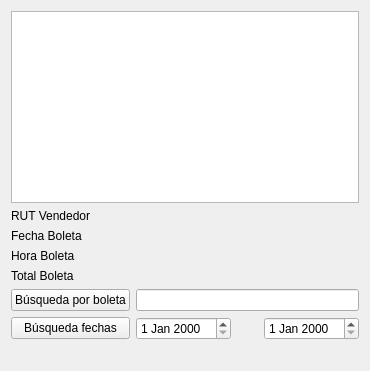
      <widget class="QWidget" name="page_11">
       <layout class="QGridLayout" name="gridLayout_18">
        <item row="4" column="0">
         <widget class="QLabel" name="label_67">
          <property name="text">
           <string>Total Boleta</string>
          </property>
         </widget>
        </item>
        <item row="2" column="0">
         <widget class="QLabel" name="label_65">
          <property name="text">
           <string>Fecha Boleta</string>
          </property>
         </widget>
        </item>
        <item row="7" column="0">
         <widget class="QPushButton" name="buscarNumBoleta">
          <property name="text">
           <string>Búsqueda por boleta</string>
          </property>
         </widget>
        </item>
        <item row="1" column="0">
         <widget class="QLabel" name="label_64">
          <property name="text">
           <string>RUT Vendedor</string>
          </property>
         </widget>
        </item>
        <item row="8" column="0">
         <widget class="QPushButton" name="buscarFechaBoleta">
          <property name="text">
           <string>Búsqueda fechas</string>
          </property>
         </widget>
        </item>
        <item row="9" column="1">
         <widget class="QLabel" name="estatus_8">
          <property name="text">
           <string/>
          </property>
          <property name="alignment">
           <set>Qt::AlignCenter</set>
          </property>
         </widget>
        </item>
        <item row="1" column="1">
         <widget class="QLabel" name="rutEmpleadoBoleta">
          <property name="text">
           <string/>
          </property>
         </widget>
        </item>
        <item row="3" column="0">
         <widget class="QLabel" name="label_66">
          <property name="text">
           <string>Hora Boleta</string>
          </property>
         </widget>
        </item>
        <item row="2" column="1">
         <widget class="QLabel" name="fechaBoleta">
          <property name="text">
           <string/>
          </property>
         </widget>
        </item>
        <item row="3" column="1">
         <widget class="QLabel" name="horaboleta">
          <property name="text">
           <string/>
          </property>
         </widget>
        </item>
        <item row="4" column="1">
         <widget class="QLabel" name="totalboleta">
          <property name="text">
           <string/>
          </property>
         </widget>
        </item>
        <item row="0" column="0" colspan="6">
         <widget class="QTableView" name="tablaBoleta">
          <property name="focusPolicy">
           <enum>Qt::ClickFocus</enum>
          </property>
         </widget>
        </item>
        <item row="8" column="4" colspan="2">
         <widget class="QDateEdit" name="fechaTermino"/>
        </item>
        <item row="8" column="1" colspan="2">
         <widget class="QDateEdit" name="fechaInicio"/>
        </item>
        <item row="7" column="1" colspan="5">
         <widget class="QLineEdit" name="numBoleta"/>
        </item>
       </layout>
      </widget>
